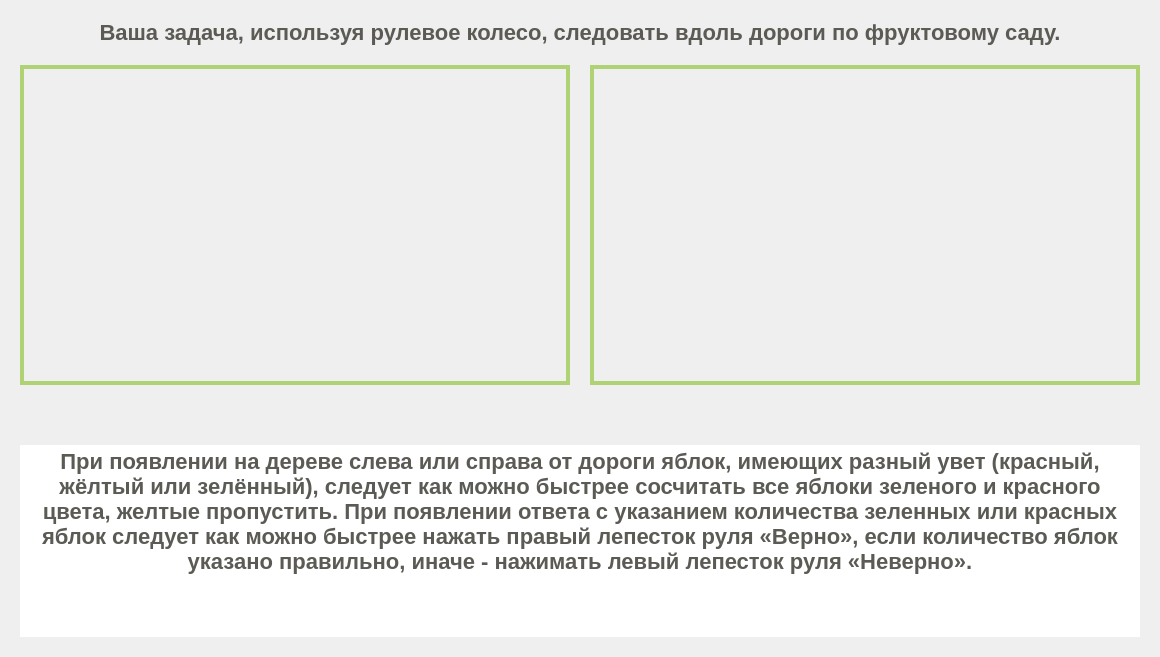
         <widget class="QWidget" name="page_2">
          <layout class="QVBoxLayout" name="verticalLayout_5">
           <property name="spacing">
            <number>20</number>
           </property>
           <property name="leftMargin">
            <number>20</number>
           </property>
           <property name="topMargin">
            <number>20</number>
           </property>
           <property name="rightMargin">
            <number>20</number>
           </property>
           <property name="bottomMargin">
            <number>20</number>
           </property>
           <item>
            <widget class="QLabel" name="label_9">
             <property name="styleSheet">
              <string notr="true">font-size: 22px;
font-weight: bold;
color: #5b5a55;
border: none;</string>
             </property>
             <property name="text">
              <string>Ваша задача, используя рулевое колесо, следовать вдоль дороги по фруктовому саду.</string>
             </property>
             <property name="alignment">
              <set>Qt::AlignmentFlag::AlignCenter</set>
             </property>
            </widget>
           </item>
           <item>
            <layout class="QHBoxLayout" name="horizontalLayout_8">
             <item>
              <widget class="QLabel" name="label">
               <property name="minimumSize">
                <size>
                 <width>550</width>
                 <height>320</height>
                </size>
               </property>
               <property name="maximumSize">
                <size>
                 <width>550</width>
                 <height>320</height>
                </size>
               </property>
               <property name="styleSheet">
                <string notr="true">border: 4px solid #afd275</string>
               </property>
               <property name="text">
                <string/>
               </property>
               <property name="pixmap">
                <pixmap resource="img.qrc">:/my images/images/image1.png</pixmap>
               </property>
               <property name="scaledContents">
                <bool>true</bool>
               </property>
               <property name="wordWrap">
                <bool>false</bool>
               </property>
              </widget>
             </item>
             <item>
              <widget class="QLabel" name="label_10">
               <property name="minimumSize">
                <size>
                 <width>550</width>
                 <height>320</height>
                </size>
               </property>
               <property name="maximumSize">
                <size>
                 <width>550</width>
                 <height>320</height>
                </size>
               </property>
               <property name="styleSheet">
                <string notr="true">border: 4px solid #afd275</string>
               </property>
               <property name="text">
                <string/>
               </property>
               <property name="pixmap">
                <pixmap resource="img.qrc">:/my images/images/image2.png</pixmap>
               </property>
               <property name="scaledContents">
                <bool>true</bool>
               </property>
               <property name="wordWrap">
                <bool>false</bool>
               </property>
              </widget>
             </item>
            </layout>
           </item>
           <item>
            <spacer name="verticalSpacer_4">
             <property name="orientation">
              <enum>Qt::Orientation::Vertical</enum>
             </property>
             <property name="sizeHint" stdset="0">
              <size>
               <width>20</width>
               <height>40</height>
              </size>
             </property>
            </spacer>
           </item>
           <item>
            <widget class="QTextEdit" name="textEdit">
             <property name="styleSheet">
              <string notr="true">font-size: 22px;
font-weight: bold;
color: #5b5a55;
border: none;</string>
             </property>
             <property name="readOnly">
              <bool>true</bool>
             </property>
             <property name="html">
              <string>&lt;!DOCTYPE HTML PUBLIC &quot;-//W3C//DTD HTML 4.0//EN&quot; &quot;http://www.w3.org/TR/REC-html40/strict.dtd&quot;&gt;
&lt;html&gt;&lt;head&gt;&lt;meta name=&quot;qrichtext&quot; content=&quot;1&quot; /&gt;&lt;meta charset=&quot;utf-8&quot; /&gt;&lt;style type=&quot;text/css&quot;&gt;
p, li { white-space: pre-wrap; }
hr { height: 1px; border-width: 0; }
li.unchecked::marker { content: &quot;\2610&quot;; }
li.checked::marker { content: &quot;\2612&quot;; }
&lt;/style&gt;&lt;/head&gt;&lt;body style=&quot; font-family:'Segoe UI'; font-size:22px; font-weight:700; font-style:normal;&quot;&gt;
&lt;p align=&quot;center&quot; style=&quot; margin-top:0px; margin-bottom:0px; margin-left:0px; margin-right:0px; -qt-block-indent:0; text-indent:0px;&quot;&gt;&lt;span style=&quot; font-size:22px;&quot;&gt;При появлении на дереве слева или справа от дороги яблок, имеющих разный увет (красный, жёлтый или зелённый), следует как можно быстрее сосчитать все яблоки зеленого и красного цвета, желтые пропустить. При появлении ответа с указанием количества зеленных или красных яблок следует как можно быстрее нажать правый лепесток руля «Верно», если количество яблок указано правильно, иначе - нажимать левый лепесток руля «Неверно».&lt;/span&gt;&lt;/p&gt;&lt;/body&gt;&lt;/html&gt;</string>
             </property>
            </widget>
           </item>
          </layout>
         </widget>
